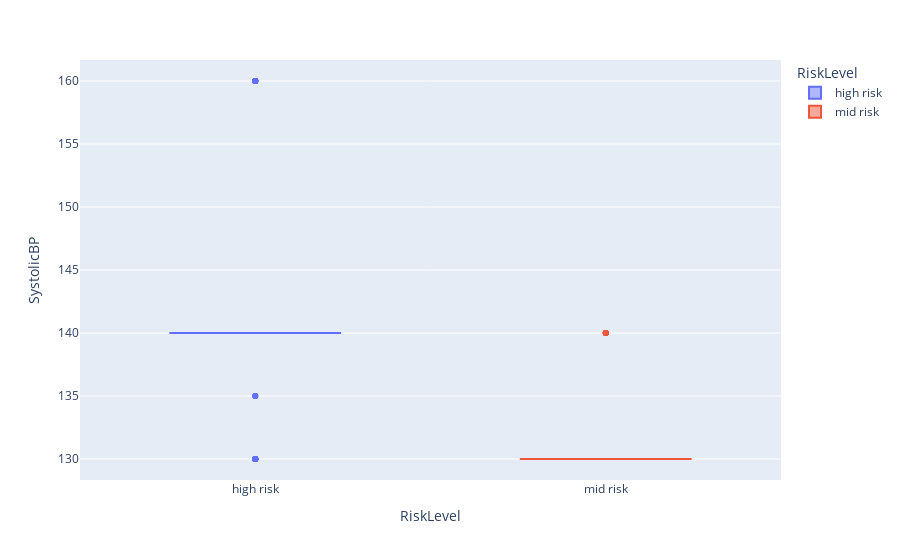

The code cell stored with this chart in its notebook:
### Code cell
import plotly.express as px

fig = px.box(dados_SystolicBP_acima,x='RiskLevel', y="SystolicBP", color='RiskLevel')
fig.show()

### Figure 1 — Plotly figure (JSON) as saved in the notebook; plotly's stock layout.template omitted (floating-point values rounded to 4 significant figures; data arrays with more than 128 entries replaced by an {"elided": "..."} marker saying what was removed)
{"data": [{"alignmentgroup": "True", "hovertemplate": "RiskLevel=%{x}<br>SystolicBP=%{y}<extra></extra>", "legendgroup": "high risk", "marker": {"color": "#636efa"}, "name": "high risk", "notched": false, "offsetgroup": "high risk", "orientation": "v", "showlegend": true, "type": "box", "x": {"elided": "140 str values"}, "x0": " ", "xaxis": "x", "y": {"elided": "140 int values"}, "y0": " ", "yaxis": "y"}, {"alignmentgroup": "True", "hovertemplate": "RiskLevel=%{x}<br>SystolicBP=%{y}<extra></extra>", "legendgroup": "mid risk", "marker": {"color": "#EF553B"}, "name": "mid risk", "notched": false, "offsetgroup": "mid risk", "orientation": "v", "showlegend": true, "type": "box", "x": ["mid risk", "mid risk", "mid risk", "mid risk", "mid risk", "mid risk", "mid risk", "mid risk", "mid risk", "mid risk", "mid risk", "mid risk", "mid risk", "mid risk", "mid risk", "mid risk", "mid risk", "mid risk", "mid risk", "mid risk", "mid risk", "mid risk", "mid risk", "mid risk", "mid risk", "mid risk", "mid risk", "mid risk", "mid risk", "mid risk", "mid risk", "mid risk", "mid risk", "mid risk", "mid risk", "mid risk", "mid risk", "mid risk", "mid risk", "mid risk", "mid risk", "mid risk", "mid risk", "mid risk", "mid risk", "mid risk", "mid risk", "mid risk", "mid risk", "mid risk", "mid risk", "mid risk", "mid risk"], "x0": " ", "xaxis": "x", "y": [130, 140, 130, 130, 130, 130, 130, 130, 140, 130, 130, 130, 130, 130, 130, 130, 130, 130, 130, 130, 130, 130, 130, 130, 130, 130, 130, 130, 140, 130, 130, 140, 130, 130, 130, 130, 130, 130, 130, 130, 130, 130, 130, 130, 130, 130, 130, 130, 130, 130, 130, 140, 130], "y0": " ", "yaxis": "y"}], "layout": {"boxmode": "overlay", "legend": {"title": {"text": "RiskLevel"}, "tracegroupgap": 0}, "margin": {"t": 60}, "xaxis": {"anchor": "y", "categoryarray": ["high risk", "mid risk"], "categoryorder": "array", "domain": [0, 1], "title": {"text": "RiskLevel"}}, "yaxis": {"anchor": "x", "domain": [0, 1], "title": {"text": "SystolicBP"}}}}
